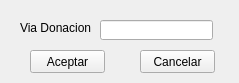
<?xml version="1.0" encoding="UTF-8"?>
<ui version="4.0">
 <class>Form</class>
 <widget class="QWidget" name="Form">
  <property name="geometry">
   <rect>
    <x>0</x>
    <y>0</y>
    <width>239</width>
    <height>83</height>
   </rect>
  </property>
  <property name="windowTitle">
   <string>Form</string>
  </property>
  <widget class="QLineEdit" name="viaDonacionTxt">
   <property name="geometry">
    <rect>
     <x>100</x>
     <y>20</y>
     <width>113</width>
     <height>20</height>
    </rect>
   </property>
  </widget>
  <widget class="QLabel" name="viaDonacionLbl">
   <property name="geometry">
    <rect>
     <x>20</x>
     <y>20</y>
     <width>71</width>
     <height>16</height>
    </rect>
   </property>
   <property name="text">
    <string>Via Donacion:</string>
   </property>
  </widget>
  <widget class="QPushButton" name="aceptarBtn">
   <property name="geometry">
    <rect>
     <x>30</x>
     <y>50</y>
     <width>75</width>
     <height>23</height>
    </rect>
   </property>
   <property name="text">
    <string>Aceptar</string>
   </property>
  </widget>
  <widget class="QPushButton" name="cancelarBtn">
   <property name="geometry">
    <rect>
     <x>140</x>
     <y>50</y>
     <width>75</width>
     <height>23</height>
    </rect>
   </property>
   <property name="text">
    <string>Cancelar</string>
   </property>
  </widget>
 </widget>
 <resources/>
 <connections>
  <connection>
   <sender>aceptarBtn</sender>
   <signal>clicked()</signal>
   <receiver>Form</receiver>
   <slot>agregarViaDonacion()</slot>
   <hints>
    <hint type="sourcelabel">
     <x>51</x>
     <y>63</y>
    </hint>
    <hint type="destinationlabel">
     <x>24</x>
     <y>63</y>
    </hint>
   </hints>
  </connection>
  <connection>
   <sender>cancelarBtn</sender>
   <signal>clicked()</signal>
   <receiver>Form</receiver>
   <slot>cancelar()</slot>
   <hints>
    <hint type="sourcelabel">
     <x>174</x>
     <y>64</y>
    </hint>
    <hint type="destinationlabel">
     <x>218</x>
     <y>64</y>
    </hint>
   </hints>
  </connection>
 </connections>
 <slots>
  <slot>agregarViaDonacion()</slot>
  <slot>cancelar()</slot>
 </slots>
</ui>
